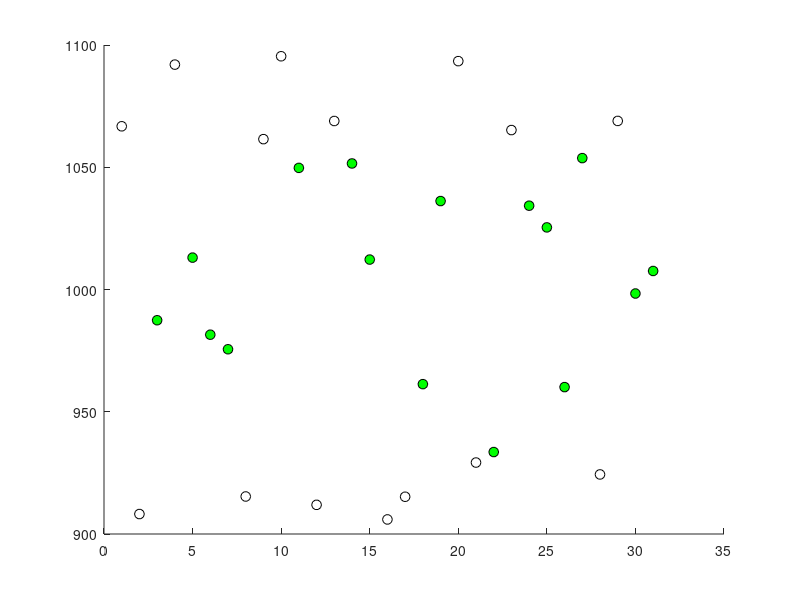

Source code (MATLAB): (Note: this script raises an error after producing the figure.)
% Atmospheric Pressure Analysis
% Generate and plot atmospheric pressure data for 4 sensors over 31 days
% Each sensor measured 3 times per day (morning, noon, evening)

clear; clc; close all;

% Generate atmospheric pressure data
% 4 sensors (rows) × 3 measurements per day (columns) × 31 days (depth)
atmosphericPressure = zeros(4, 3, 31);

% Fill with random values between 900 and 1100
for day = 1:31
    for measurement = 1:3
        for sensor = 1:4
            atmosphericPressure(sensor, measurement, day) = 900 + 200*rand();
        end
    end
end

% Display data dimensions
fprintf('Data matrix dimensions: %d × %d × %d\n', size(atmosphericPressure, 1), size(atmosphericPressure, 2), size(atmosphericPressure, 3));
fprintf('Total measurements: %d\n', numel(atmosphericPressure));

% Calculate daily averages for each sensor
dailyAverages = zeros(4, 31);
for day = 1:31
    for sensor = 1:4
        % Average of 3 daily measurements for each sensor
        dailyAverages(sensor, day) = mean(atmosphericPressure(sensor, :, day));
    end
end

% Extract evening measurements for sensor 1 (measurement 3 = evening)
sensor1Evening = squeeze(atmosphericPressure(1, 3, :));

% Create the plot
figure('Position', [100, 100, 1200, 800]);
hold on;

% Define pressure limits
lowerLimit = 930;
upperLimit = 1060;

% Plot white dotted line for sensor 1 evening measurements
plot(1:31, sensor1Evening, 'w:', 'LineWidth', 2, ...
     'DisplayName', 'Sensor 1 - Evening Measurements');

% Color points based on pressure limits
for day = 1:31
    if sensor1Evening(day) < lowerLimit || sensor1Evening(day) > upperLimit
        % Points outside range - white filled
        scatter(day, sensor1Evening(day), 50, 'w', 'filled', 'MarkerEdgeColor', 'k');
    else
        % Points inside range - green filled
        scatter(day, sensor1Evening(day), 50, 'g', 'filled', 'MarkerEdgeColor', 'k');
    end
end

% Add pressure limit lines
yline(lowerLimit, '--', 'Color', [1, 0.75, 0.8], 'LineWidth', 2, ...
      'DisplayName', 'Lower Limit (930 hPa)');
yline(upperLimit, '--', 'Color', [1, 0.75, 0.8], 'LineWidth', 2, ...
      'DisplayName', 'Upper Limit (1060 hPa)');

% Customize the plot
xlabel('Day of Month', 'FontSize', 12, 'FontWeight', 'bold');
ylabel('Atmospheric Pressure (hPa)', 'FontSize', 12, 'FontWeight', 'bold');
title('Sensor 1 Evening Atmospheric Pressure Measurements - 31 Days', 'FontSize', 14, 'FontWeight', 'bold');
legend('Location', 'best', 'FontSize', 10);
grid on;
grid minor;

% Set axis limits and ticks
xlim([1, 31]);
ylim([900, 1100]);
xticks(1:2:31);
yticks(900:25:1100);

% Set background color to dark for better contrast with white line
set(gca, 'Color', [0.1, 0.1, 0.1]);
set(gcf, 'Color', [0.1, 0.1, 0.1]);

% Add statistics for sensor 1 evening measurements
meanPressure = mean(sensor1Evening);
stdPressure = std(sensor1Evening);
minPressure = min(sensor1Evening);
maxPressure = max(sensor1Evening);

% Count points inside and outside the range
pointsInside = sum(sensor1Evening >= lowerLimit & sensor1Evening <= upperLimit);
pointsOutside = 31 - pointsInside;

text(0.02, 0.98, sprintf('Mean: %.1f hPa\nStd: %.1f hPa\nMin: %.1f hPa\nMax: %.1f hPa\n\nGreen points (in range): %d\nWhite points (out of range): %d', ...
     meanPressure, stdPressure, minPressure, maxPressure, pointsInside, pointsOutside), ...
     'Units', 'normalized', 'VerticalAlignment', 'top', 'FontSize', 10, ...
     'BackgroundColor', 'white', 'EdgeColor', 'black', 'Color', 'black');

% Display summary statistics for sensor 1 evening measurements
fprintf('\nSensor 1 Evening Measurements Statistics:\n');
fprintf('Mean pressure: %.2f hPa\n', mean(sensor1Evening));
fprintf('Std deviation: %.2f hPa\n', std(sensor1Evening));
fprintf('Min pressure: %.2f hPa\n', min(sensor1Evening));
fprintf('Max pressure: %.2f hPa\n', max(sensor1Evening));
fprintf('Range: %.2f hPa\n', max(sensor1Evening) - min(sensor1Evening));
fprintf('Points within range (930-1060 hPa): %d\n', pointsInside);
fprintf('Points outside range: %d\n', pointsOutside);

% Save the plot
saveas(gcf, 'sensor1_evening_pressure.png');
fprintf('\nPlot saved as sensor1_evening_pressure.png\n');
